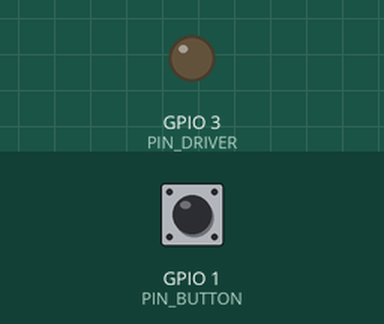
Recording of a program running on a simulated ESP32-S2. On the bench: output pins drawn as LEDs (lit = HIGH). The inputs (shaded band) are chosen by the test bench; at power-on: GPIO 1 (PIN_BUTTON) HIGH. What the program prints to the serial monitor is not drawn.

Above: at 1.2 s.
1.3 s: GPIO 1 (PIN_BUTTON) pulled LOW for 0.15 s
At 2.5 s:
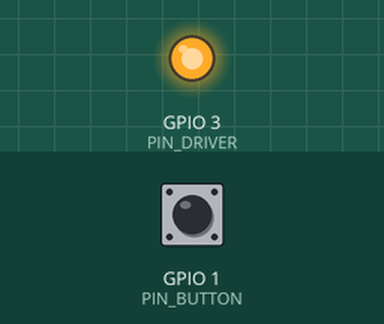
2.9 s: GPIO 1 (PIN_BUTTON) pulled LOW for 1 s
At 4.0 s:
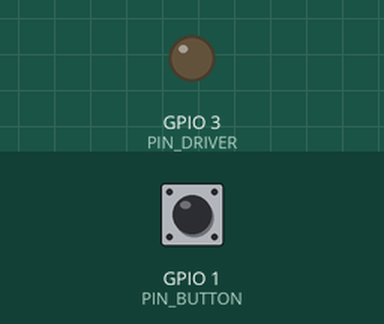
5.4 s: GPIO 1 (PIN_BUTTON) pulled LOW for 3.2 s
At 5.9 s:
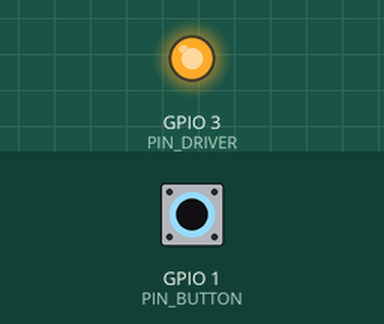
Timing chart, 0 to 8.4 s (numbered marks = the images above; inputs shaded):
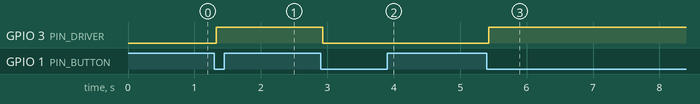

The program:

main.cpp
```cpp
#include <Arduino.h>
#include <ezButton.h> //библиотека для борьбы с дребезгом

// Пин подключения кнопки
 #define PIN_BUTTON 1
// Пин подключения светодиода
 #define PIN_LED 2
// Пин подключения драйвера
 #define PIN_DRIVER 3

ezButton button(PIN_BUTTON);  // create ezButton object that attach to PIN_BUTTON;


int buttonLastState = HIGH; // the previous state from the input pin
int buttonState;     // the current reading from the input pin
int motorState = LOW; // флаг состояния мотора

void setup()
{
  Serial.begin(9600);
button.setDebounceTime(50); // set debounce time to 50 milliseconds
  pinMode(PIN_DRIVER, OUTPUT);      // Устанавливаем вывод драйвера как выход
  pinMode(PIN_BUTTON, INPUT_PULLUP); // Устанавливаем вывод кнопки как вход и включаем подтяжку
  digitalWrite(PIN_DRIVER, LOW);    // Устанавливаем вывод в LOW
// read the state of the switch/button:
  buttonState = digitalRead(PIN_BUTTON);
}
void loop()
{
buttonLastState = buttonState;  // save the last state
buttonState = digitalRead(PIN_BUTTON);  // read new state
  // print out the button's state
  Serial.println(buttonState);
if (buttonLastState == HIGH && buttonState == LOW) {
    Serial.println("The button is pressed");
    // toggle state of motor
    motorState = !motorState;
    // control motor arccoding to the toggled state
    digitalWrite(PIN_DRIVER, motorState);
  }
}
```

Measured:
- after the input at 1.3 s, GPIO 3 (PIN_DRIVER): LOW → HIGH at once
- after the input at 2.9 s, GPIO 3 (PIN_DRIVER): HIGH → LOW at once
- after the input at 5.4 s, GPIO 3 (PIN_DRIVER): LOW → HIGH at once
